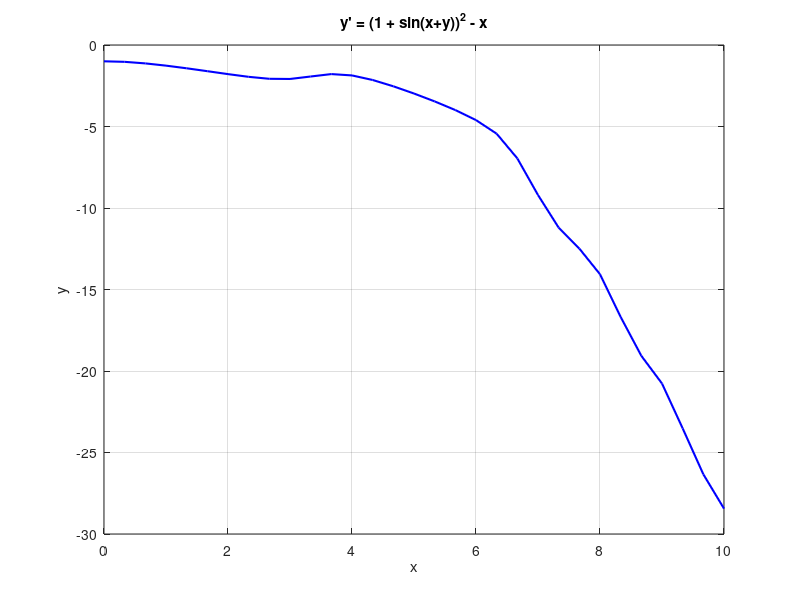
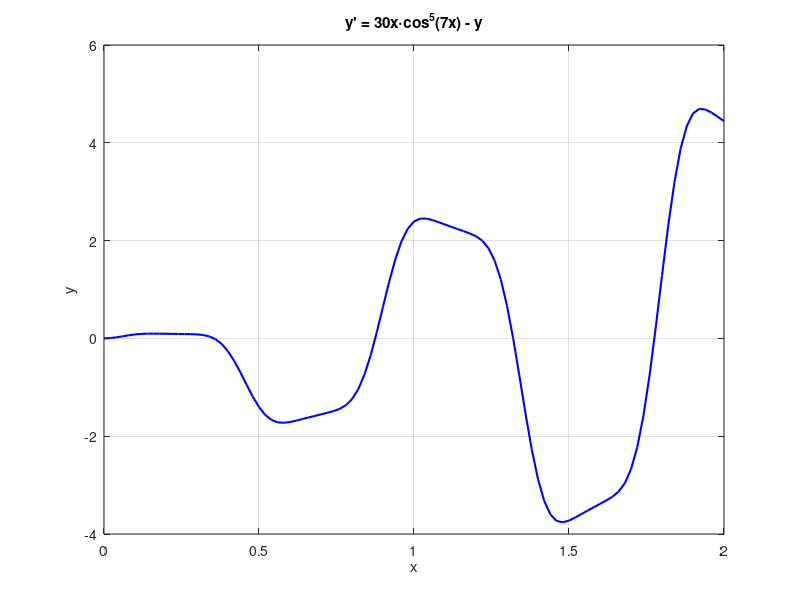

MATLAB code for these plots, in order:
% Функции из условия
f = @(x, y) ((1 + sin(x+y)).^2 - x);
g = @(x, y) (30.*x.*(cos(7.*x)).^5 - y);

% Функция точного значения для 2 уравнения
Q = @(t) 30 .* t .* (cos(7.*t)).^5; 
f_accuracy = @(x) exp(-x) .* integral(@(t) exp(t) .* Q(t), 0, x);
 
% Начальные условия
f_a = 0;
f_b = 10;

g_a = 0;
g_b = 2;

% количество узлов для функций f и g и шаг
f_n = 30;
g_n = 100; %g_n > 50

f_h = (f_b - f_a) / f_n; 
g_h = (g_b - g_a) / g_n;

% Генерация значений в списке x и y для функции f
f_x = f_a:f_h:f_b;
f_y = zeros(size(f_x));
f_y(1) = -1;

% Генерация значений в списке x и y для функции g
g_x = g_a:g_h:g_b;
g_y = zeros(size(g_x));
g_y(1) = 0;

% Циклы метода Рунге-Кутты 4-го порядка для функций f и g
for i = 1:f_n
    k1 = f(f_x(i), f_y(i));
    k2 = f(f_x(i) + f_h/2, f_y(i) + f_h/2 * k1);
    k3 = f(f_x(i) + f_h/2, f_y(i) + f_h/2 * k2);
    k4 = f(f_x(i) + f_h, f_y(i) + f_h * k3);
    
    f_y(i+1) = f_y(i) + (f_h/6) * (k1 + 2*k2 + 2*k3 + k4);
end

for i = 1:g_n
    k1 = g(g_x(i), g_y(i));
    k2 = g(g_x(i) + g_h/2, g_y(i) + g_h/2 * k1);
    k3 = g(g_x(i) + g_h/2, g_y(i) + g_h/2 * k2);
    k4 = g(g_x(i) + g_h, g_y(i) + g_h * k3);
    
    g_y(i+1) = g_y(i) + (g_h/6) * (k1 + 2*k2 + 2*k3 + k4);
end

% Графики для функций f и g
figure;
plot(f_x, f_y, 'b-', 'LineWidth', 1.5);
grid on;
title('y'' = (1 + sin(x+y))^2 - x');
xlabel('x'); ylabel('y');

figure;
plot(g_x, g_y, 'b-', 'LineWidth', 1.5);
grid on;
title('y'' = 30x\cdotcos^5(7x) - y');
xlabel('x'); ylabel('y');

% Считаем точные значения функции g для каждой точки х
y_analytical = arrayfun(f_accuracy, g_x);
Delta = abs(y_analytical - g_y);

fprintf('Погрешности между методом Рунге-Кутты 4 порядка и аналитическим решением:\n');
for i = 1:length(g_x)
    fprintf('x=%.4f, y=%.4f, f_accuracy=%.4f, абсолютная погрешность=%.4e\n', ...
        g_x(i), g_y(i), y_analytical(i), Delta(i));
end

disp(' ');
fprintf('Решением методом Рунге-Кутты 4 порядка для функции y'' = (1 + sin(x+y))^2 - x\n');
fprintf('Значения f_х и f_y \n');
disp([f_x' f_y']);

fprintf('Решением методом Рунге-Кутты 4 порядка для функции y'' = 30x * cos^5(7x) - y\n');
fprintf('Значения g_х и g_y \n');
disp([g_x' g_y']);
